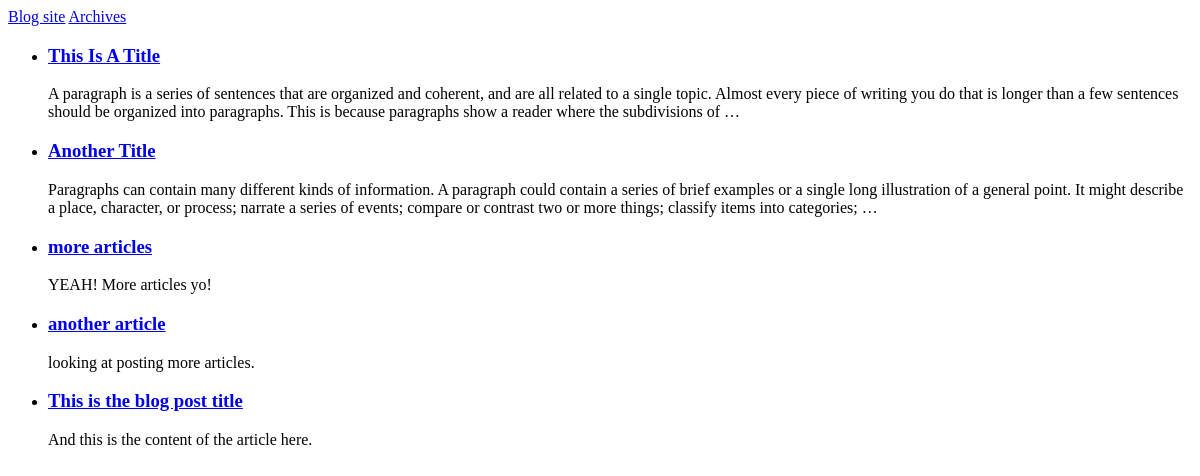
The page /archives/ on the database as committed earlier.
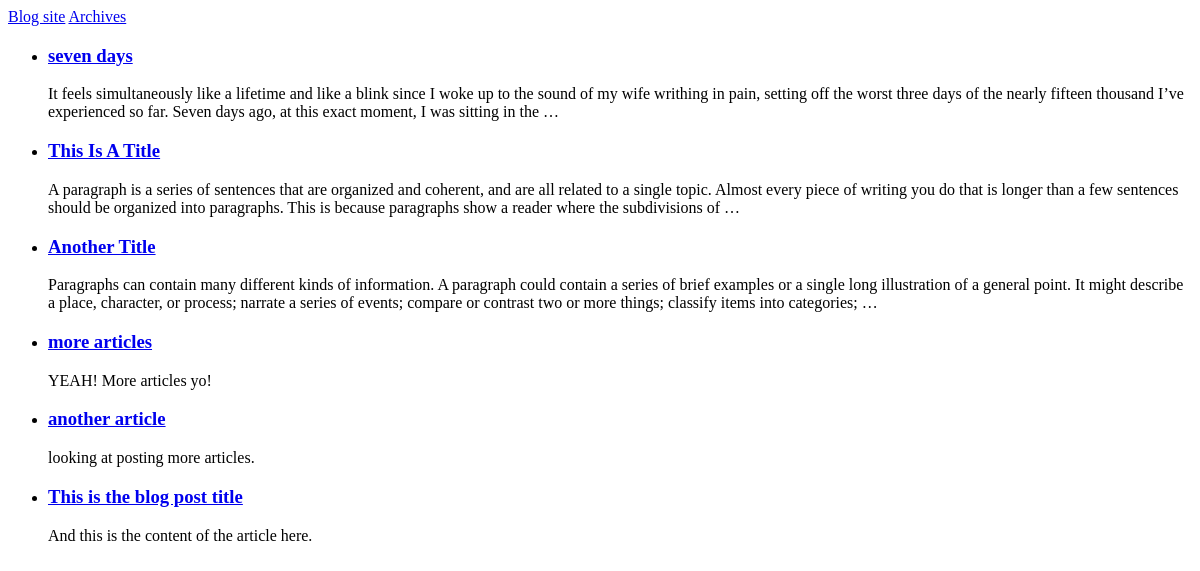
The same page on the database as committed later.
### blogs/models.py (models this page shows, shortened)
class Posts(models.Model):
    title = models.CharField(max_length=400)    #blog article title
    text = models.TextField()                   #blog article content
    date_added = models.DateTimeField(auto_now_add=True)

### blogs/views.py (the view)
# urls.py: url(r'^archives/$', views.archives, name = 'archives'),
def archives(request):
    archives = Posts.objects.order_by('-date_added')
    context = {'archives': archives}
    return render(request, 'blogs/archives.html', context)

### blogs/templates/blogs/archives.html
{% extends "blogs/base.html" %}
{% block content %}
  <ul>
    {% for article in archives %}
      <li>
        <h3><a href = "{% url 'blogs:article' article.id %}">{{ article.title }}</a></h3>
        <p>{{ article.text|truncatewords:50 }}</p>
      </li>
    {% endfor %}
  </ul>
{% endblock content %}

Rows that differ between the two databases and show on the page:
added Posts: title "seven days", text "It feels simultaneously like a lifetime and like a blink since I woke up to the sound of my wife writhing in pain, setting off the worst three days of the nearly fifteen thousand I’ve experienced so far. Seven days ago, at this exact moment, I was sitting in the …"
